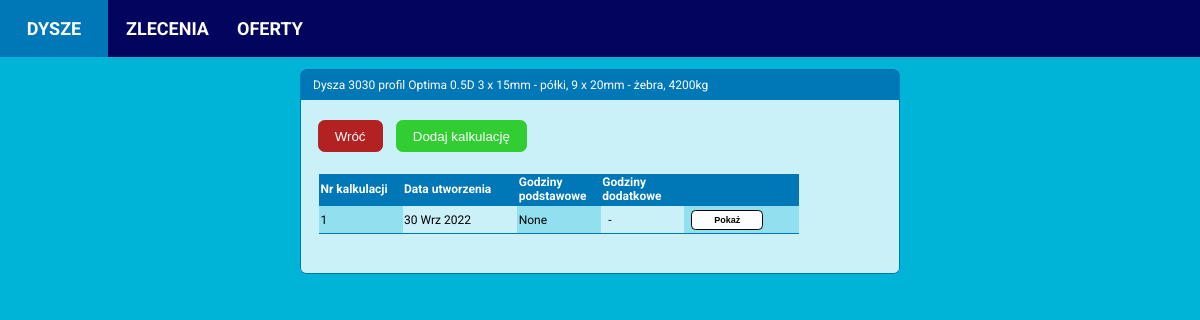
Before: /nozzle/1/calculations with the older database file.
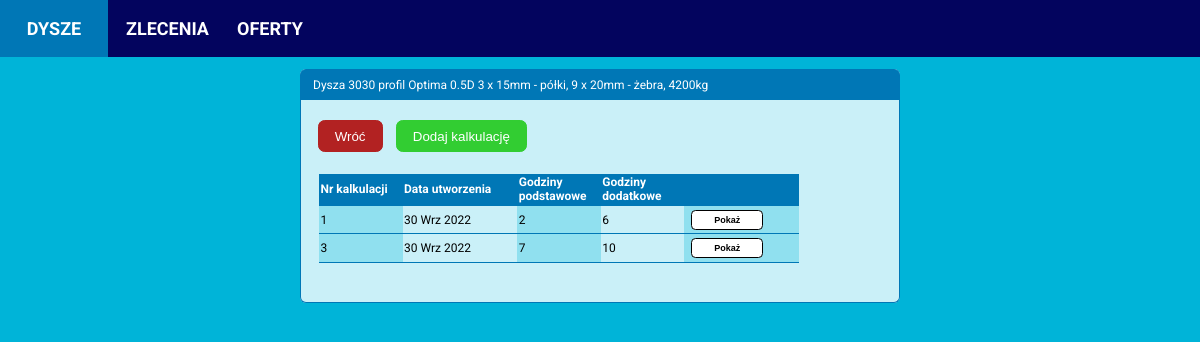
After: the same page with the newer database file.
### calculator/models.py (models this page shows, shortened)
class NozzleCalculation(models.Model):
    nozzle = models.ForeignKey(Nozzle, on_delete=models.CASCADE)
    date_created = models.DateTimeField(auto_now_add=True)
    assembly_hours = models.PositiveIntegerField(default=0, blank=True, null=True)
    welding_hours = models.PositiveIntegerField(default=0, blank=True, null=True)
    spinning_hours = models.PositiveIntegerField(default=0, blank=True, null=True)
    small_machining_hours = models.PositiveIntegerField(default=0, blank=True, null=True)
    medium_machining_hours = models.PositiveIntegerField(default=0, blank=True, null=True)
    tos_machining_hours = models.PositiveIntegerField(default=0, blank=True, null=True)
    cutting_plates_hours = models.PositiveIntegerField(default=0, blank=True, null=True)
    bending_hours = models.PositiveIntegerField(default=0, blank=True, null=True)
    rolling_profiles_hours = models.PositiveIntegerField(default=0, blank=True, null=True)
    comment = models.TextField(default='', blank=True, null=True)

### calculator/views.py (the view)
# urls.py: path('nozzle/<int:nozzle_id>/calculations', nozzle_calculations_view, name='nozzle_calculations'),
def nozzle_calculations_view(request, nozzle_id):
    nozzle = Nozzle.objects.get(id=nozzle_id)
    ratio = round((nozzle.profile_height / nozzle.diameter), 1)
    calculations = nozzle.nozzlecalculation_set.order_by('date_created').annotate(
        total_additional_hours=Sum(F('additionalnozzlehours__additional_hours_amount'))).annotate(
        total_hours=F('assembly_hours')+F('welding_hours'))  ######## dokończyć sumowanie!!!!!!!!!!!!!!!!!!!!
    template = 'calculator/nozzle_calculations.html'
    context = {'nozzle': nozzle,
               'calculations': calculations,
               'ratio': ratio,
               }
    return render(request, template, context)

### calculator/templates/calculator/nozzle_calculations.html
{% extends 'calculator/base.html' %}
{% block content %}
<div class="content-main">
  <div class="item-box">
    <div class="item-header-box">
      <p>Dysza {{ nozzle.diameter }}
       profil {{ nozzle.profile }}
      {{ ratio }}D {{ type_name }}
      {{ nozzle.segments_quantity}} x {{ nozzle.segments_thickness}}mm - półki,
      {{ nozzle.ribs_quantity}} x {{ nozzle.ribs_thickness}}mm - żebra,
      {{ nozzle.theoretical_weight }}kg</p>
    </div>
    <div class="item-details">
      <div class="button-box">
        <a href="{% url 'calculator:nozzle_details' nozzle.id %}"><button class="cancel-btn">Wróć</button></a>
        <a href="{% url 'calculator:add_nozzle_calculation' nozzle_id=nozzle.id %}"><button class="add-btn">Dodaj kalkulację</button></a>
      </div>
      <div class="item-details-table">
        <table>
          <thead>
            <tr>
              <th style="width: 6em;">Nr kalkulacji</th>
              <th>Data utworzenia</th>
              <th style="width: 6em;">Godziny podstawowe</th>
              <th style="width: 6em;">Godziny dodatkowe</th>
              <th></th>
            </tr>
          </thead>
          {% for calculation in calculations%}
          <tr>
            <td>{{ calculation.id }}</td>
            {% load i18n %}
            {% language 'pl' %}
            <td>{{ calculation.date_created|date:"d M Y" }}</td>
            {% endlanguage %}
            <td>{{ calculation.total_hours }}</td>
            {% if calculation.total_additional_hours %}
              <td>{{ calculation.total_additional_hours }}</td>
            {% else %}
              <td>&nbsp -</td>
            {% endif %}
            <td><a href="{% url 'calculator:nozzle_calculation_details' calculation.id %}"><button class="show-btn">Pokaż</button></a></td>
          </tr>
          {% endfor %}
        </table>
      </div>
    </div>
  </div>
</div>
{% endblock content %}

Changed rows visible on the page:
changed NozzleCalculation id 1: total_hours "None" → "2"; total_additional_hours (not shown) → "6"; no longer shows "-"
added NozzleCalculation: id "3", date_created "30 Wrz 2022", total_hours "7", total_additional_hours "10"
